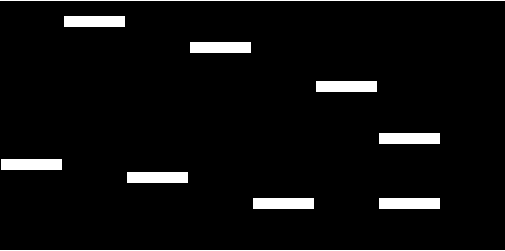
#> input picture mask.png, 505 x 251 px
$ python working_img_ex.py
#> lines starting #> are read from the running program, lines starting #| are printed output that depends on the picture
from PIL import Image

mask = Image.open("mask.png")
#> mask is the input picture: PIL image 505x251 RGBA; mean R, G, B, A 12.8, 12.8, 12.8, 255
mask2 = mask.resize((1015, 559))
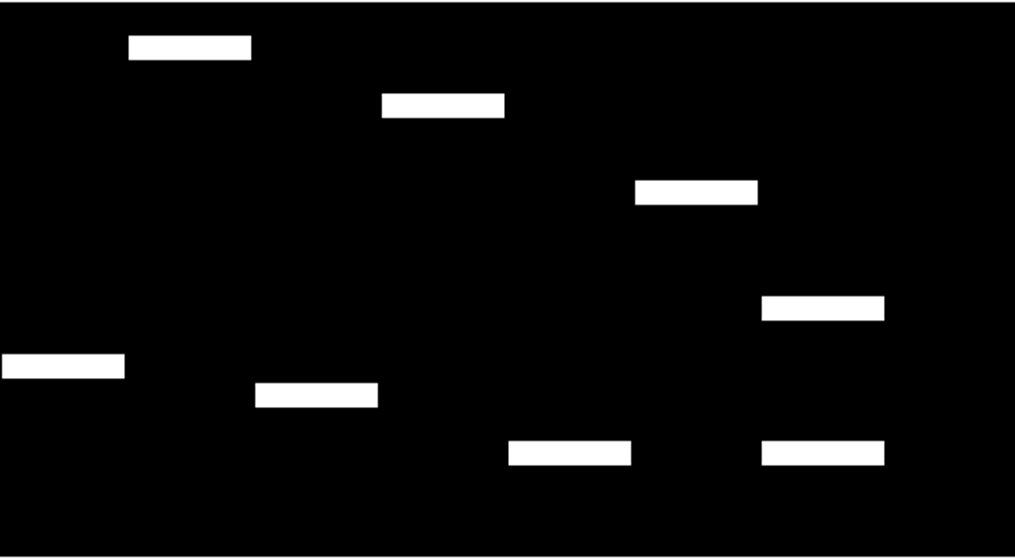
#> mask2: PIL image 1015x559 RGBA; mean R, G, B, A 12.9, 12.9, 12.9, 255
maskfinal = mask2.copy()
maskfinal.putalpha(50)
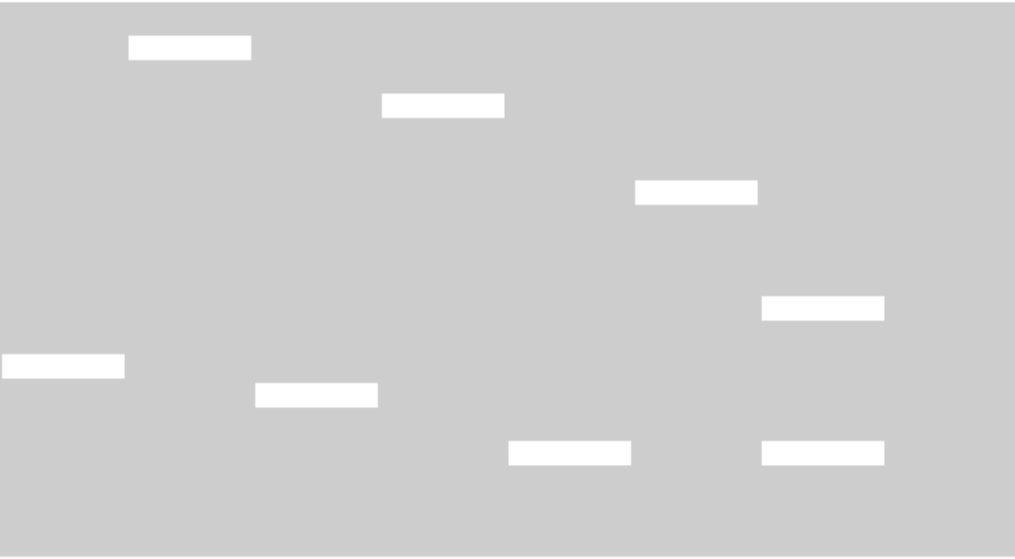
#> maskfinal: PIL image 1015x559 RGBA; mean R, G, B, A 12.9, 12.9, 12.9, 50; transparent parts drawn white
maskfinal.show()

matrix = Image.open("word_matrix.png")
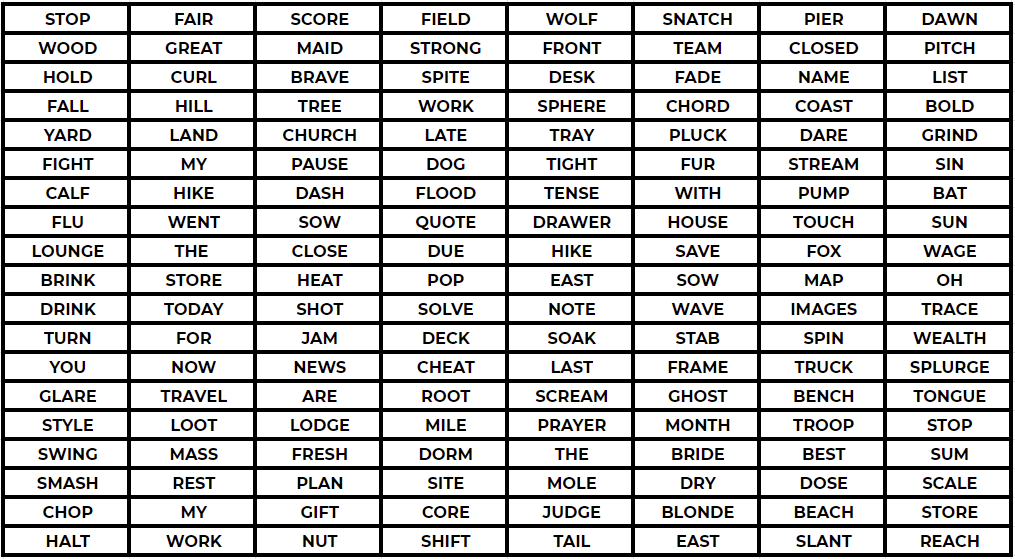
#> input picture word_matrix.png, 1015 x 559 px
#> matrix is the input picture: PIL image 1015x559 RGBA; mean R, G, B, A 192.9, 192.7, 192.7, 255
matrix.paste(maskfinal, (0, 0), mask=maskfinal)
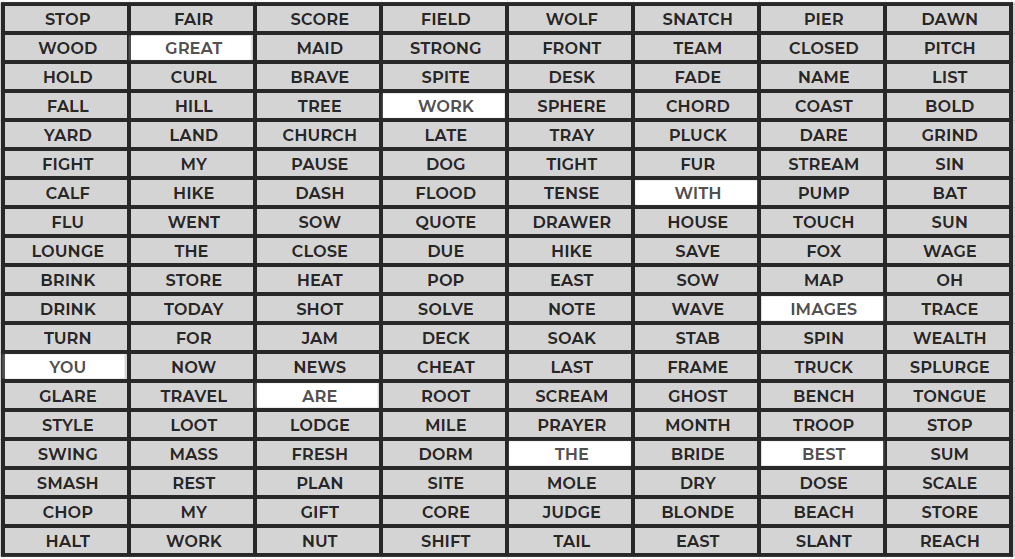
#> matrix: PIL image 1015x559 RGBA; mean R, G, B, A 157.6, 157.4, 157.5, 215; transparent parts drawn white
matrix.show()
matrix.save("word_matrix_solution.png")
